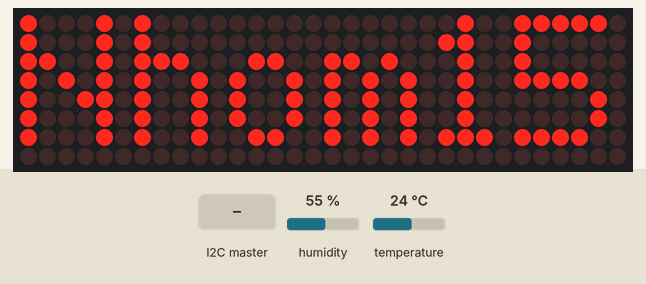
This sketch was run on a simulated Arduino Uno, built with avr-gcc and run on an emulated ATmega328P. Parts: 32×8 LED matrix. The test bench sets the inputs (shaded band); at power-on: humidity 55 %, temperature 24 °C. What the sketch prints to the serial monitor is not drawn.

Above: at 2.8 s.
2.9 s: the I2C master sends the byte 2
At 6.03 s:
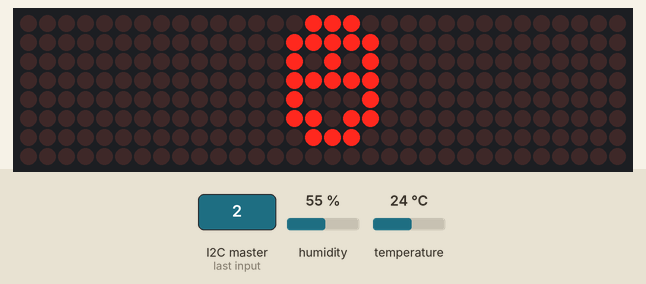
6.8 s: the I2C master sends the byte 3
At 9.0 s:
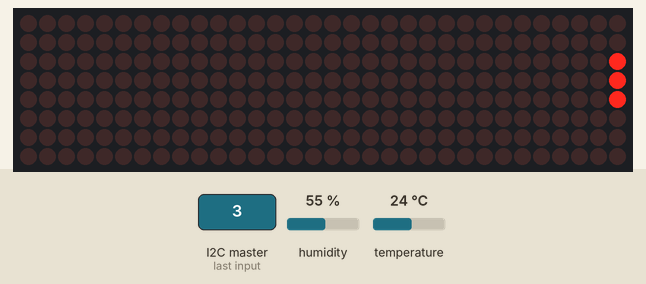
10.6 s: the I2C master sends the byte 4
At 12.85 s:
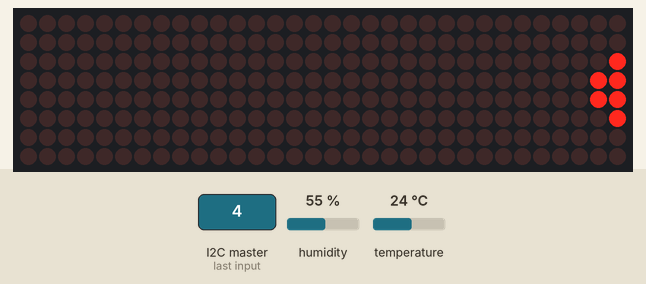
14.4 s: the I2C master sends the byte 90
At 16.6 s:
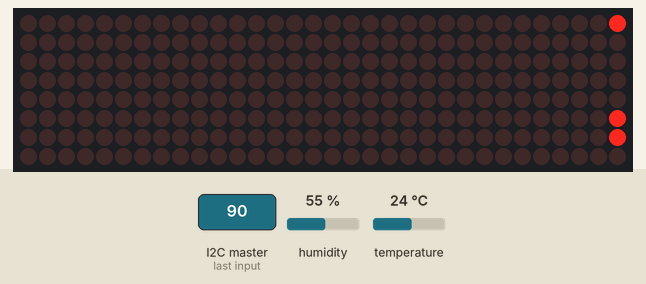
18.2 s: the I2C master sends the byte 200
At 22.7 s:
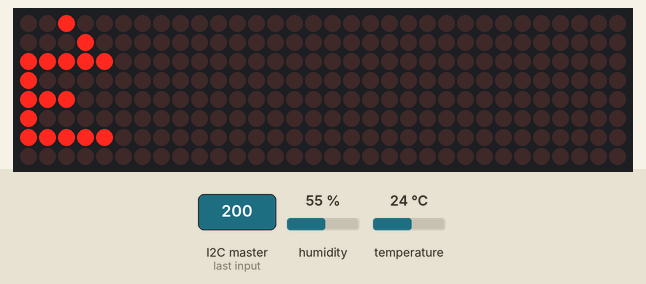

The sketch:

14h12.ino
```cpp
#include <Wire.h>
#include <MD_Parola.h>
#include <MD_MAX72XX.h>
#include<DHT.h>

const int DHTPIN = A0;       //Đọc dữ liệu từ DHT11 ở chân A0 trên mạch Arduino
const int DHTTYPE = DHT11;  //Khai báo loại cảm biến, có 2 loại là DHT11 và DHT22
DHT dht(DHTPIN, DHTTYPE);

int chosen=1;
int myData[2]; // có 2 giá trị thôi (nhiệt ,độ độ ẩm)
int speed_scroll;
#define HARDWARE_TYPE MD_MAX72XX::FC16_HW
#define MAX_DEVICES 4
#define CLK_PIN   13
#define DATA_PIN  11
#define CS_PIN    10
MD_Parola P = MD_Parola(HARDWARE_TYPE, CS_PIN, MAX_DEVICES);

uint8_t scrollSpeed = 25;    // default frame delay value
textEffect_t scrollEffect = PA_SCROLL_LEFT;
textPosition_t scrollAlign = PA_LEFT;
uint16_t scrollPause = 2000; // in milliseconds
#define  BUF_SIZE  75
char curMessage[BUF_SIZE] = { "Nhom15" };
char newMessage[BUF_SIZE] = { "Hello" };

void setup() {

  Wire.begin(8);
    Wire.onReceive(receiveEvent); /* register receive event */
    Wire.onRequest(requestEvent);
 Serial.begin(57600);
 dht.begin();
  // put your setup code here, to run once:
  P.begin();
  P.displayText(curMessage, scrollAlign, scrollSpeed, scrollPause, scrollEffect,scrollEffect);
}
void receiveEvent(int howMany) {
  String str ="";
 while (0 <Wire.available()) {
    char c = Wire.read();      /* receive byte as a character */
    str+=c;           /* print the character */
  }
  Serial.println(str);
  if(str.length()==2){
    if(str[0]=='1'){
      chosen=1;
    }
    else if(str[0]=='2'){
      chosen=2;
    }
    else if(str[0]=='3'){
      chosen=3;
    }
    else if(str[0]=='4'){
      chosen=4;
    }
  }
  else{
    strcpy(curMessage, str.c_str());
  }
 Serial.println();             /* to newline */
}
void loop() {
    float h = dht.readHumidity();    //nhiệt độ
    float t = dht.readTemperature(); //độ ẩm
    myData[0]=h;
    myData[1]=t;

  if(chosen==1){
    scrollEffect = PA_SCROLL_LEFT;
    P.setTextEffect(scrollEffect,scrollEffect);
    P.setSpeed(50);
  }
  else if(chosen==2){
    scrollEffect = PA_SCROLL_RIGHT;
    P.setTextEffect(scrollEffect,scrollEffect);
    P.setSpeed(50);
  }
    else if(chosen==3){
      if(strlen(curMessage)>5)
        chosen=1;
      else{
    scrollEffect = PA_SCROLL_UP;
    P.setTextEffect(scrollEffect,scrollEffect);
    P.setSpeed(50);
      }

  }
    else if(chosen==4){
      if(strlen(curMessage)>5)
        chosen=1;
      else{
    scrollEffect = PA_SCROLL_DOWN;
    P.setTextEffect(scrollEffect,scrollEffect);
    P.setSpeed(50);
      }

  }
  if (P.displayAnimate())
  {
    P.displayReset();
  }
}
 void requestEvent() {
  Wire.write((byte *) myData, sizeof myData);
}
```

Measured:
- after the input at 2.9 s, the display: first differs from a run without the input after 2.3 s (image 1 shows a later state)
- after the input at 6.8 s, the display: first differs from a run without the input after 2.2 s (image 2)
- after the input at 10.6 s, the display: first differs from a run without the input after 2.2 s (image 3 shows a later state)
- after the input at 14.4 s, the display: first differs from a run without the input after 2.2 s (image 4)
- after the input at 18.2 s, the display: first differs from a run without the input after 2.2 s (image 5 shows a later state)
